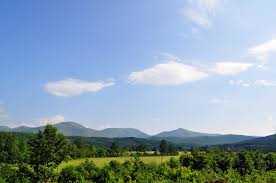
#> input picture clean.jpg, 276 x 183 px; the run also reads 1 picture not shown here
$ python compare_edges.py   (older library calls are emulated)
#> lines starting #> are read from the running program, lines starting #| are printed output that depends on the picture; after the words box and inside, x2 and y2 are one past the last pixel; in counts of white or black regions, pixels touching at a corner belong together
import cv2
import numpy as np
import matplotlib.pyplot as plt

# -----------------------------
# Load Images
# -----------------------------
clean = cv2.imread("clean.jpg")
#> clean is the input picture: shape (183, 276, 3); mean B, G, R 177.8, 159.9, 138.4
stego = cv2.imread("stego.jpg")

# Convert to grayscale
clean_gray = cv2.cvtColor(clean, cv2.COLOR_BGR2GRAY)
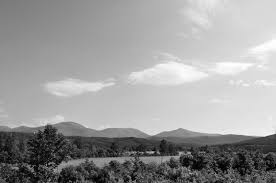
#> clean_gray: shape (183, 276); min 0, max 255, mean 155.5
stego_gray = cv2.cvtColor(stego, cv2.COLOR_BGR2GRAY)

# -----------------------------
# EDGE DETECTION FUNCTION
# -----------------------------
def detect_edges(image):

    # Sobel
    sobel_x = cv2.Sobel(image, cv2.CV_64F, 1, 0, ksize=3)
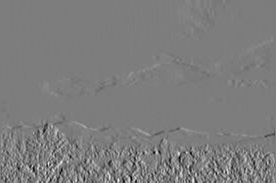
#> sobel_x: shape (183, 276) float64; min -449, max 468, mean 1.8; drawn with min black and max white
    sobel_y = cv2.Sobel(image, cv2.CV_64F, 0, 1, ksize=3)
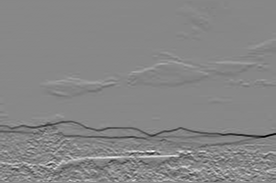
#> sobel_y: shape (183, 276) float64; min -722, max 637, mean -4.5; drawn with min black and max white
    sobel = cv2.magnitude(sobel_x, sobel_y)
    sobel = cv2.convertScaleAbs(sobel)
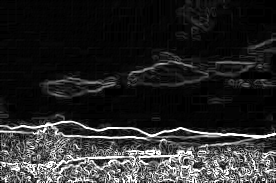
#> sobel: shape (183, 276); min 0, max 255, mean 41.2

    # Laplacian
    laplacian = cv2.Laplacian(image, cv2.CV_64F)
    laplacian = cv2.convertScaleAbs(laplacian)
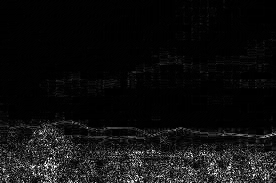
#> laplacian: shape (183, 276); min 0, max 255, mean 15.1

    # Canny
    canny = cv2.Canny(image, 100, 200)
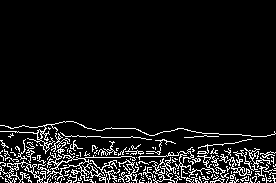
#> canny: shape (183, 276); 8.1% white in thin lines or dots, all inside (x1, y1, x2, y2) = (0, 121, 276, 183)

    return sobel, laplacian, canny


# Apply edge detection
clean_sobel, clean_lap, clean_canny = detect_edges(clean_gray)
stego_sobel, stego_lap, stego_canny = detect_edges(stego_gray)

# -----------------------------
# EDGE DENSITY CALCULATION
# -----------------------------
def edge_density(edge_image):
    return np.sum(edge_image > 0)

print("----- EDGE DENSITY COMPARISON -----")
print("CLEAN IMAGE:")
print("Sobel:", edge_density(clean_sobel))
#| Sobel: 47126
print("Laplacian:", edge_density(clean_lap))
#| Laplacian: 42329
print("Canny:", edge_density(clean_canny))
#| Canny: 4088

print("\nSTEGO IMAGE:")
print("Sobel:", edge_density(stego_sobel))
#| Sobel: 47049
print("Laplacian:", edge_density(stego_lap))
#| Laplacian: 42146
print("Canny:", edge_density(stego_canny))
#| Canny: 4070


# -----------------------------
# DIFFERENCE MAP
# -----------------------------
difference = cv2.absdiff(clean_canny, stego_canny)
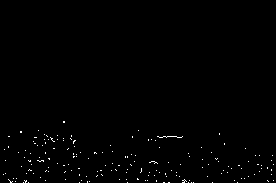
#> difference: shape (183, 276); 0.61% white in thin lines or dots, all inside (x1, y1, x2, y2) = (3, 121, 274, 183)

# -----------------------------
# DISPLAY RESULTS
# -----------------------------
plt.figure(figsize=(12,8))

plt.subplot(2,3,1)
plt.imshow(clean_canny, cmap='gray')
plt.title("Clean - Canny")
plt.axis("off")

plt.subplot(2,3,2)
plt.imshow(stego_canny, cmap='gray')
plt.title("Stego - Canny")
plt.axis("off")

plt.subplot(2,3,3)
plt.imshow(difference, cmap='gray')
plt.title("Difference Map")
plt.axis("off")

plt.subplot(2,3,4)
plt.imshow(clean_sobel, cmap='gray')
plt.title("Clean - Sobel")
plt.axis("off")

plt.subplot(2,3,5)
plt.imshow(stego_sobel, cmap='gray')
plt.title("Stego - Sobel")
plt.axis("off")

plt.tight_layout()
plt.show()
